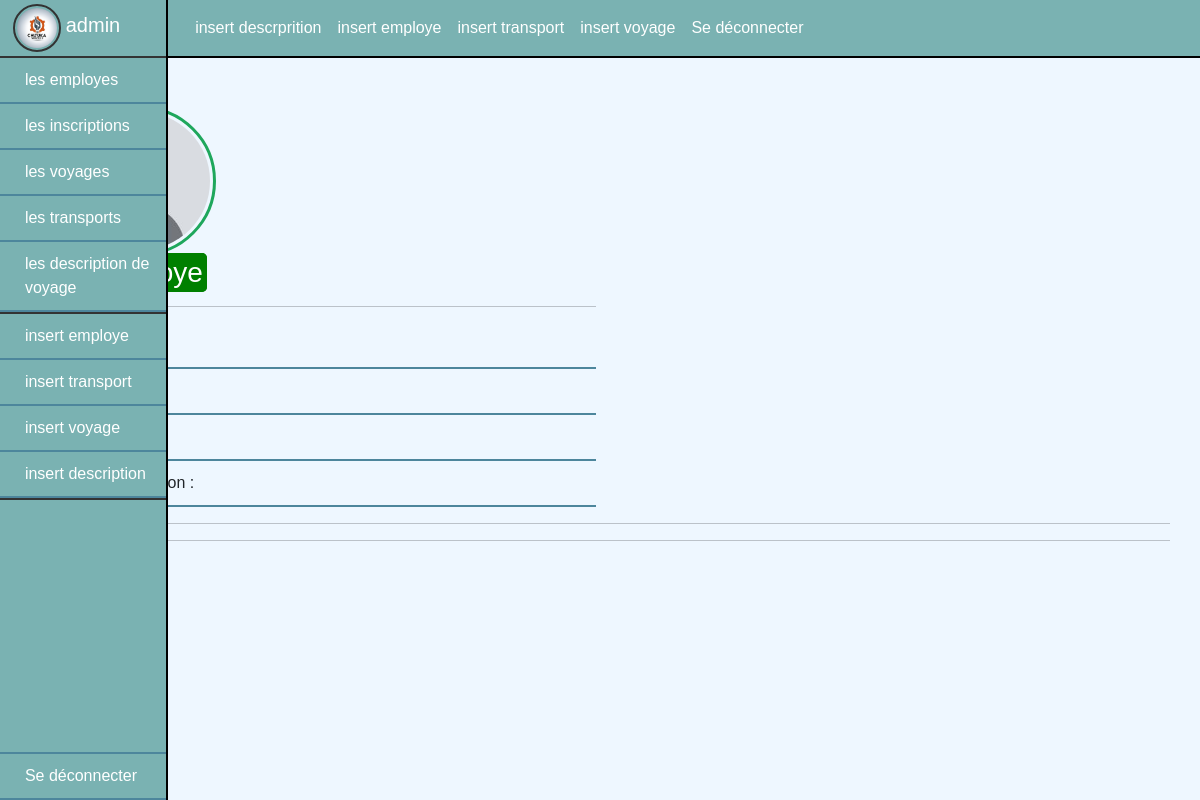
Screenshot of /admin/profile.php (signed in) with the database file from the repository.
### tables this page shows
CREATE TABLE `employe` (
  `codeEmp` int(11) NOT NULL,
  `nom` varchar(50) DEFAULT NULL,
  `fonction` varchar(255) DEFAULT NULL,
  `user` varchar(255) NOT NULL,
  `pwd` varchar(255) NOT NULL,
  `idgroup` int(11) NOT NULL DEFAULT 0,
  `gender` varchar(20) NOT NULL,
  `photo_profile` text NOT NULL,
  `date_creation` timestamp NOT NULL DEFAULT current_timestamp()
);

### includes/dashbord.php (the view)
<?php
        $codeEmp= $_SESSION['codeEmp'] ;
        $sql="SELECT `codeEmp`, `user`, photo_profile FROM `employe` WHERE `codeEmp`=?";
        $req=$con->prepare($sql);
        $req->execute([$codeEmp]);
        $res_dashbord=$req->fetch(PDO::FETCH_ASSOC);
?>
<section class="dashbord  " >
    <div class="div_info_admin py-1" style="border-bottom: 2px solid  #333;">
        <a href="profile.php?codeEmp=<?= $codeEmp ?>">
        <img src="../upload_images/<?= $res_dashbord['photo_profile'] ;?>" width="50px" height="50px" class="img-dash-admin" alt="">
        <span><?= $res_dashbord['user'] ; ?></span>
        </a>
    </div>
    <ul class="ul_dashbord">
        <li><a href="index.php">les employes</a></li>
        <li><a href="les_inscription_Emp.php">les inscriptions</a></li>
        <li><a href="les_voyages.php">les voyages</a></li>
        <li><a href="les_transports.php">les transports</a></li>
        <li><a href="les_desc_voy.php">les description de voyage  </a> </li>
        <li style="width: 100%;border:1px solid #333"></li>
        <li><a href="insert_emp.php">insert employe </a></li>
        <li><a href="insert_transport.php">insert transport </a></li>
        <li><a href="insert_voy.php">insert voyage </a></li>
        <li><a href="insert_desc.php">insert description </a></li>
        <li style="width: 100%;border:1px solid #333"></li>
        <li class="li_logout" ><a href="deconnecter.php">Se déconnecter</a></li>
    </ul>
</section>

### css/style.css (style rules this page uses)
* { padding: 0%; margin: 0%; box-sizing: border-box; font-family: Arial, Helvetica, sans-serif !important; }
body { background-color:#EEF7FF !important; }
.info_profile, .ul_dashbord { list-style-type: none; padding: 0%; }
.info_profile li , .ul_dashbord a { padding: 10px; border-bottom: 2px solid #4D869C; }
.dashbord { width: 14%; min-height:100vh !important; background:#7AB2B2; position: absolute; top: 0%; left: 0%; z-index: 999; border-right: 2px solid black; }
.ul_dashbord a { display: block; padding-left: 15%; }
.ul_dashbord a, .div_info_admin a { text-decoration: none; color: white; }
.div_info_admin { padding-left: 8%; }
.div_info_admin span { color: white; font-size: 20px; }
.img-dash-admin { width: 48px; height: 48px; border: 2px solid #333; border-radius: 50%; padding: 2px; }
.li_logout { position: absolute; bottom:0%; border-top:2px solid #4D869C ; width: 100%; border-bottom: none !important; }

### rows the page displays
employe: photo_profile (picture), user "admin"
